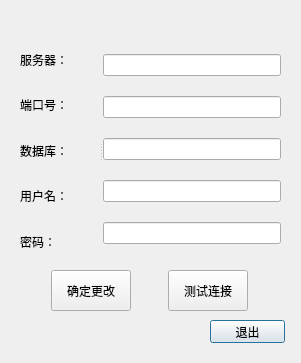
<?xml version="1.0" encoding="UTF-8"?>
<ui version="4.0">
 <class>setLiteDb</class>
 <widget class="QDialog" name="setLiteDb">
  <property name="geometry">
   <rect>
    <x>0</x>
    <y>0</y>
    <width>301</width>
    <height>363</height>
   </rect>
  </property>
  <property name="windowTitle">
   <string>设置数据库</string>
  </property>
  <property name="windowIcon">
   <iconset resource="ico.qrc">
    <normaloff>:/img/ico</normaloff>:/img/ico</iconset>
  </property>
  <widget class="QPushButton" name="exit">
   <property name="geometry">
    <rect>
     <x>210</x>
     <y>320</y>
     <width>75</width>
     <height>23</height>
    </rect>
   </property>
   <property name="text">
    <string>退出</string>
   </property>
  </widget>
  <widget class="QSplitter" name="splitter">
   <property name="geometry">
    <rect>
     <x>20</x>
     <y>40</y>
     <width>261</width>
     <height>221</height>
    </rect>
   </property>
   <property name="orientation">
    <enum>Qt::Horizontal</enum>
   </property>
   <widget class="QWidget" name="layoutWidget">
    <layout class="QVBoxLayout" name="verticalLayout_2">
     <item>
      <widget class="QLabel" name="label">
       <property name="text">
        <string>服务器：</string>
       </property>
      </widget>
     </item>
     <item>
      <widget class="QLabel" name="label_2">
       <property name="text">
        <string>端口号：</string>
       </property>
      </widget>
     </item>
     <item>
      <widget class="QLabel" name="label_5">
       <property name="text">
        <string>数据库：</string>
       </property>
      </widget>
     </item>
     <item>
      <widget class="QLabel" name="label_3">
       <property name="text">
        <string>用户名：</string>
       </property>
      </widget>
     </item>
     <item>
      <widget class="QLabel" name="label_4">
       <property name="text">
        <string>密码：</string>
       </property>
      </widget>
     </item>
    </layout>
   </widget>
   <widget class="QWidget" name="layoutWidget">
    <layout class="QVBoxLayout" name="verticalLayout_89">
     <item>
      <widget class="QLineEdit" name="server"/>
     </item>
     <item>
      <widget class="QLineEdit" name="port"/>
     </item>
     <item>
      <widget class="QLineEdit" name="dbname"/>
     </item>
     <item>
      <widget class="QLineEdit" name="username"/>
     </item>
     <item>
      <widget class="QLineEdit" name="password">
       <property name="echoMode">
        <enum>QLineEdit::Password</enum>
       </property>
      </widget>
     </item>
    </layout>
   </widget>
  </widget>
  <widget class="QWidget" name="layoutWidget">
   <property name="geometry">
    <rect>
     <x>20</x>
     <y>270</y>
     <width>261</width>
     <height>41</height>
    </rect>
   </property>
   <layout class="QHBoxLayout" name="horizontalLayout_15">
    <item>
     <widget class="QPushButton" name="ok">
      <property name="sizePolicy">
       <sizepolicy hsizetype="Maximum" vsizetype="MinimumExpanding">
        <horstretch>0</horstretch>
        <verstretch>0</verstretch>
       </sizepolicy>
      </property>
      <property name="text">
       <string>确定更改</string>
      </property>
     </widget>
    </item>
    <item>
     <widget class="QPushButton" name="test">
      <property name="sizePolicy">
       <sizepolicy hsizetype="Maximum" vsizetype="MinimumExpanding">
        <horstretch>0</horstretch>
        <verstretch>0</verstretch>
       </sizepolicy>
      </property>
      <property name="text">
       <string>测试连接</string>
      </property>
     </widget>
    </item>
   </layout>
  </widget>
 </widget>
 <resources>
  <include location="ico.qrc"/>
 </resources>
 <connections/>
</ui>
